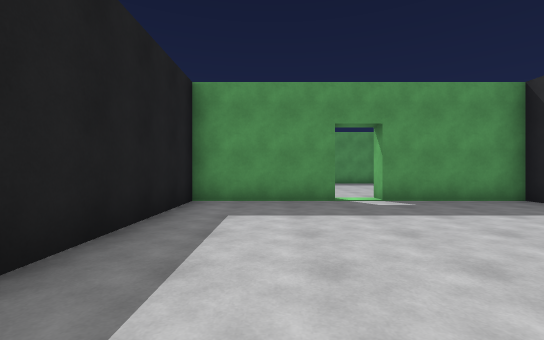
view 1 (above)

21 first-person views from a walk through a Unity game level. The camera is 1.3 m above the floor, looks level and sees 90° across. The floor is counted in squares, 2 m on a side. Each view is taken from the middle of a square. On the plan, view 1 faces up. The plan holds only what a view shows up to about 9 squares ahead; the rest is blank. The place goes on beyond the plan.

view 2
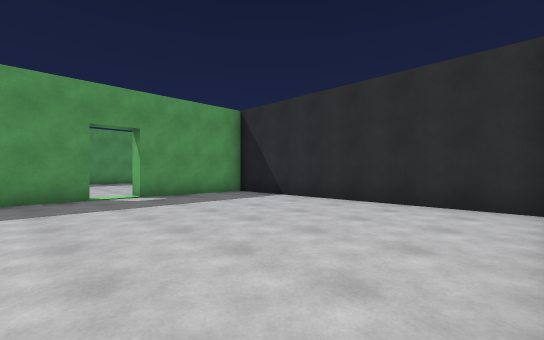

view 3
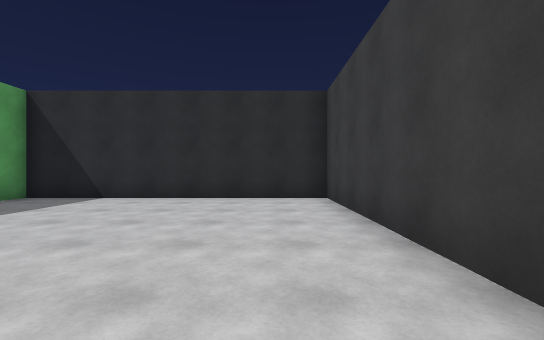

view 4
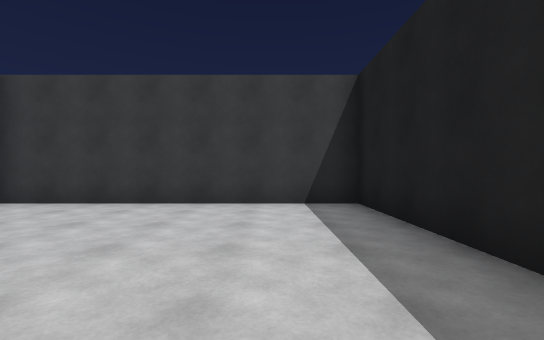

view 5
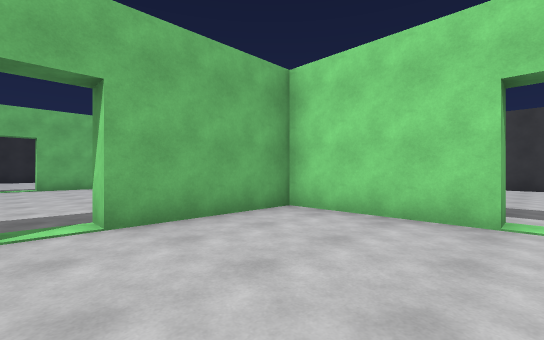

view 6
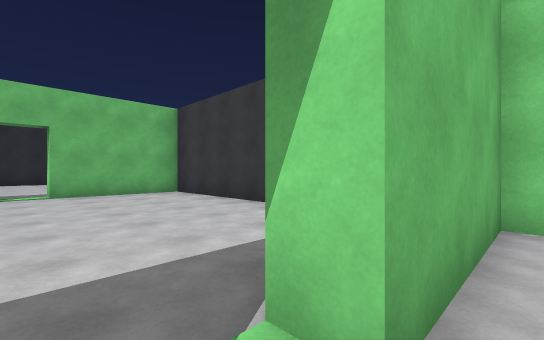

view 7
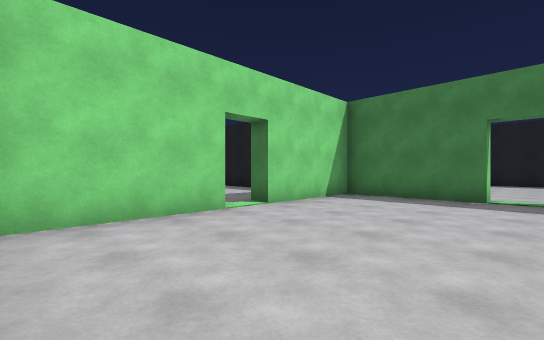

view 8
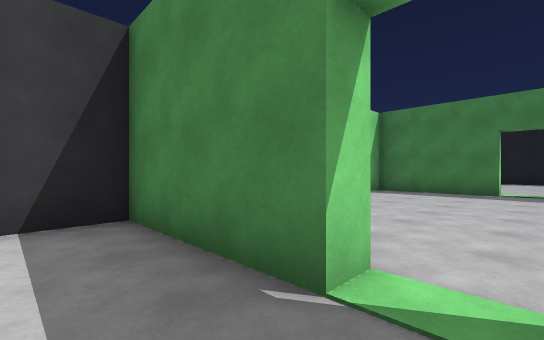

view 9
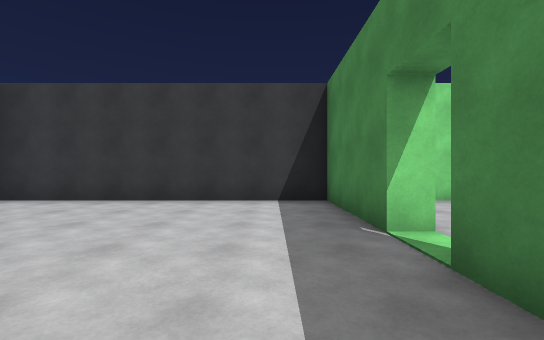

view 10
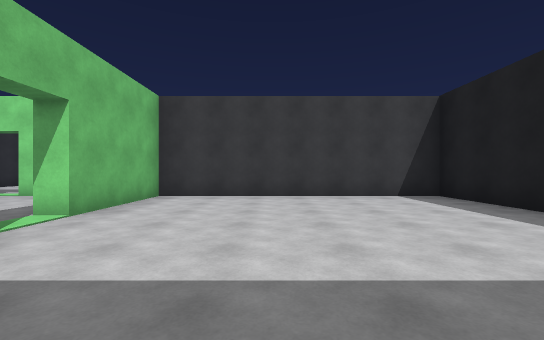

view 11
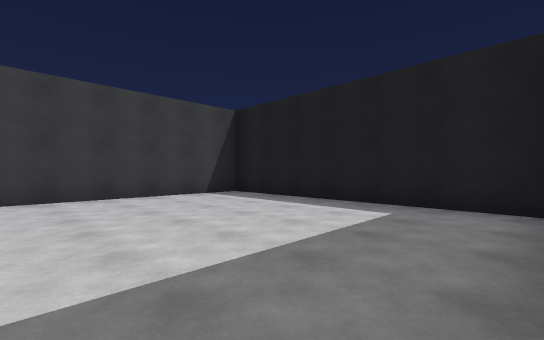

view 12
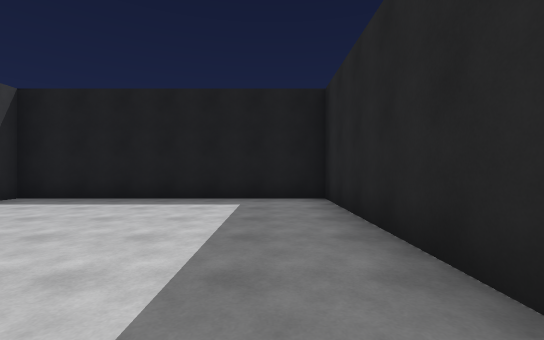

view 13
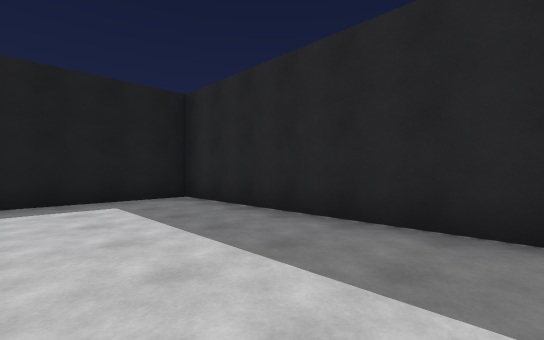

view 14
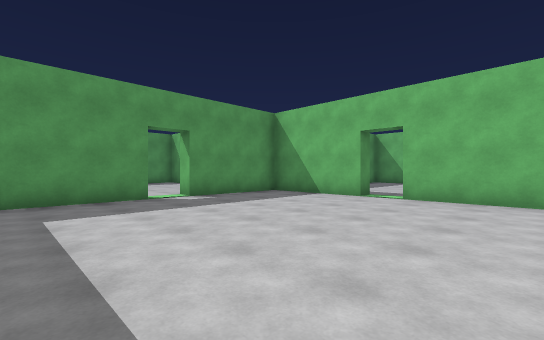

view 15
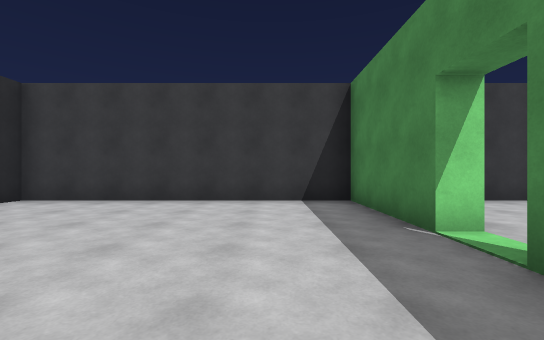

view 16
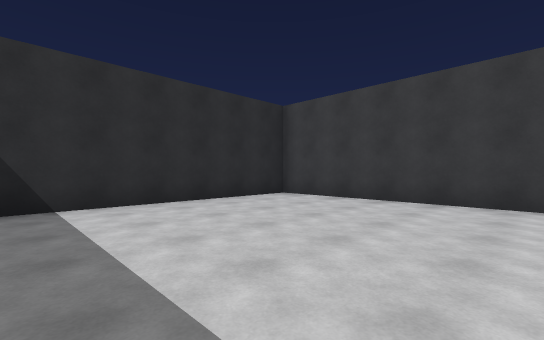

view 17
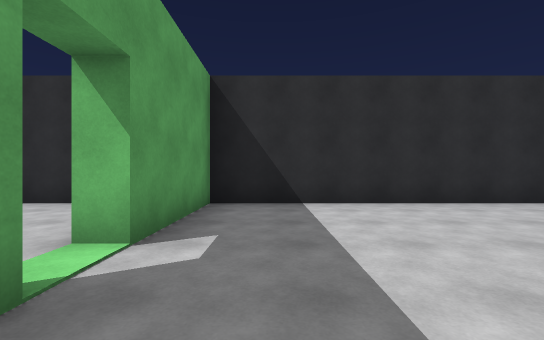

view 18
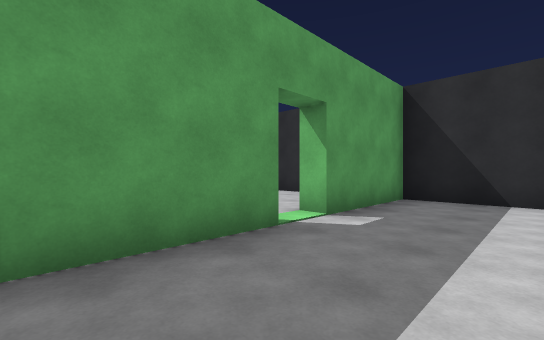

view 19
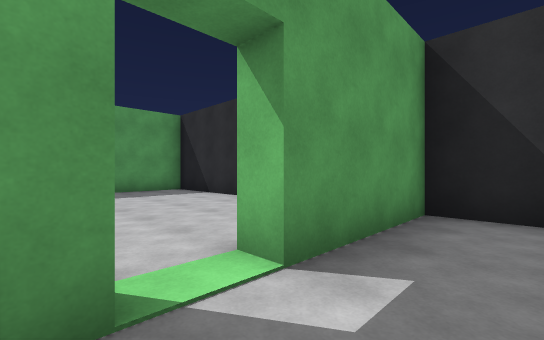

view 20
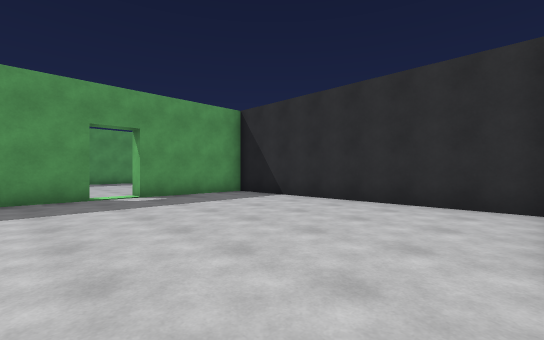

view 21
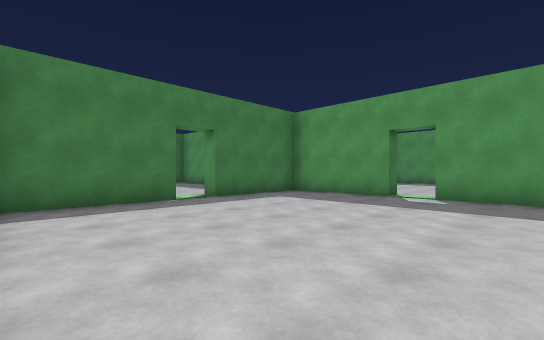

### Floor plan
Points are (right, up) in squares from view 1. A wall is a line through its corners. A room is listed if a view was taken in it or the views show most of it. See-through windows are left out.
Room 1 (views 1, 2, 3, 4)
walls: (1.3, 6.2) (1.3, 5.7) (-1.7, 5.7) (-1.7, -1.3) (5.3, -1.3) (5.3, 5.7) (2.3, 5.7) (2.3, 6.2)
ways out: opening at (2, 6) to room 2
Room 2 (views 5, 6, 7, 14)
walls: (1.4, 13.2) (-1, 13.2); (5.8, 10.2) (5.3, 10.2) (5.3, 13.2) (2.3, 13.2) (2.3, 13.8); (2.3, 6.2) (5.3, 6.2) (5.3, 9.2); (-2.2, 9.2) (-1.7, 9.2) (-1.7, 6.2) (1.3, 6.2)
ways out: opening at (2, 6) to room 1; opening at (6, 10) to room 3; opening at (-2, 10) to room 4; opening at (2, 13)
Room 3 (views 8, 9)
walls: (5.8, 10.9) (5.8, 10.2); (5.3, 9.2) (5.8, 9.2) (5.8, 6.2) (12.8, 6.2) (12.8, 9.2)
ways out: opening at (6, 10) to room 2; opening at (13, 10) to room 5
Room 4 (views 10, 11, 12, 13)
walls: (-3, 13.2) (-9.2, 13.2) (-9.2, 6.2) (-2.2, 6.2) (-2.2, 9.2)
ways out: opening at (-2, 10) to room 2
Room 5 (views 15, 16, 17, 18, 19)
walls: (16.4, 13.2) (14, 13.2); (12.8, 9.2) (13.3, 9.2) (13.3, 6.2) (20.3, 6.2) (20.3, 13.2) (17.3, 13.2) (17.3, 13.8)
ways out: opening at (13, 10) to room 3; opening at (17, 13) to room 6
Room 6 (views 20, 21)
walls: (13.3, 16.8) (13.3, 14); (16.3, 21.2) (16.3, 20.7) (13.3, 20.7) (13.3, 17.7); (20.3, 14) (20.3, 20.7) (17.3, 20.7) (17.3, 21.2)
ways out: opening at (17, 13) to room 5; opening at (13, 17); opening at (17, 21)

Where each view was taken, in squares from view 1:
view 1: 0 up, 0 right, facing up
view 2: 1 down, 0 right, facing up-right
view 3: 0 up, 1 left, facing right
view 4: 4 up, 0 right, facing down
view 5: 10 up, 2 right, facing down-right
view 6: 10 up, 5 right, facing down-right
view 7: 10 up, 5 right, facing down-left
view 8: 10 up, 7 right, facing down-left
view 9: 12 up, 7 right, facing down
view 10: 13 up, 5 left, facing down
view 11: 13 up, 4 left, facing down-left
view 12: 12 up, 3 left, facing left
view 13: 10 up, 3 left, facing up-left
view 14: 7 up, 1 left, facing up-right
view 15: 12 up, 15 right, facing down
view 16: 12 up, 15 right, facing down-right
view 17: 12 up, 15 right, facing right
view 18: 11 up, 14 right, facing up-right
view 19: 12 up, 16 right, facing up-right
view 20: 14 up, 15 right, facing up-right
view 21: 14 up, 19 right, facing up-left
